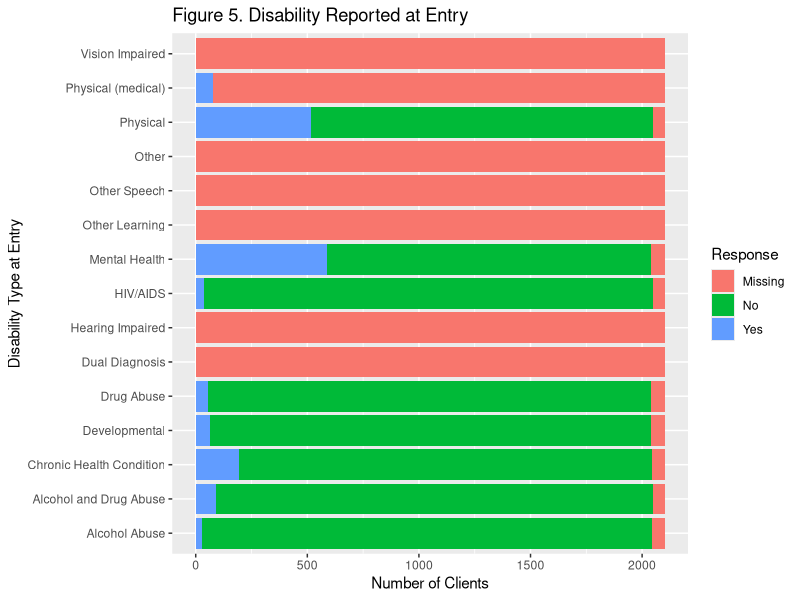
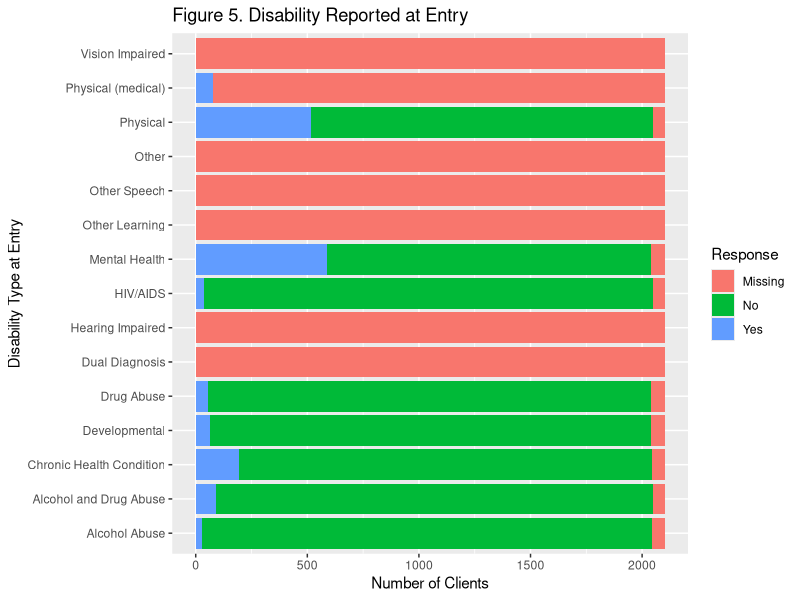

These figures' R source, in order:
# DISABILITY PLOTS
library(tidyverse)

#setwd("C:/Users/tshin/Documents/GitHub/bios611-projects-fall-2019-tshing17/project_3/")
first<-read.delim('../data/analytic_first.tsv', sep="\t", header=TRUE, na.strings = c("", "NA"))

# bar chart disability 
disab = first %>% select(EE.UID, Client.ID, Alcohol.Abuse:Any.Disability)

disab2 = data.frame(Yes=apply(select(disab,-EE.UID, -Client.ID, -Any.Disability),2, function(x){sum(x=='Yes', na.rm=TRUE)}),
                    No=apply(select(disab,-EE.UID, -Client.ID, -Any.Disability),2, function(x){sum(x=='No', na.rm=TRUE)}),
                    Missing=apply(select(disab,-EE.UID, -Client.ID, -Any.Disability),2, function(x){sum(is.na(x))}))
disab2 = rownames_to_column(disab2, "Type")

disab2 = disab2 %>% 
  gather('Yes', 'No', 'Missing', key = "Category", value = "Freq") %>%
  arrange(Type)

disab_plot = ggplot(data=disab2, aes(x=factor(Type), y=Freq, fill=Category))+
  geom_col(position="stack")+
  coord_flip()+
  labs(y='Number of Clients', x='Disability Type at Entry', title='Figure 5. Disability Reported at Entry')+
  scale_fill_discrete(name = "Response")+
  scale_x_discrete(labels = c('Alcohol Abuse',
                              'Alcohol and Drug Abuse',
                              'Chronic Health Condition',
                              'Developmental',
                              'Drug Abuse',
                              'Dual Diagnosis',
                              'Hearing Impaired',
                              'HIV/AIDS',
                              'Mental Health',
                              'Other Learning',
                              'Other Speech',
                              'Other',
                              'Physical',
                              'Physical (medical)',
                              'Vision Impaired'))
disab_plot

ggsave("../results/disab_plot.png", disab_plot)
